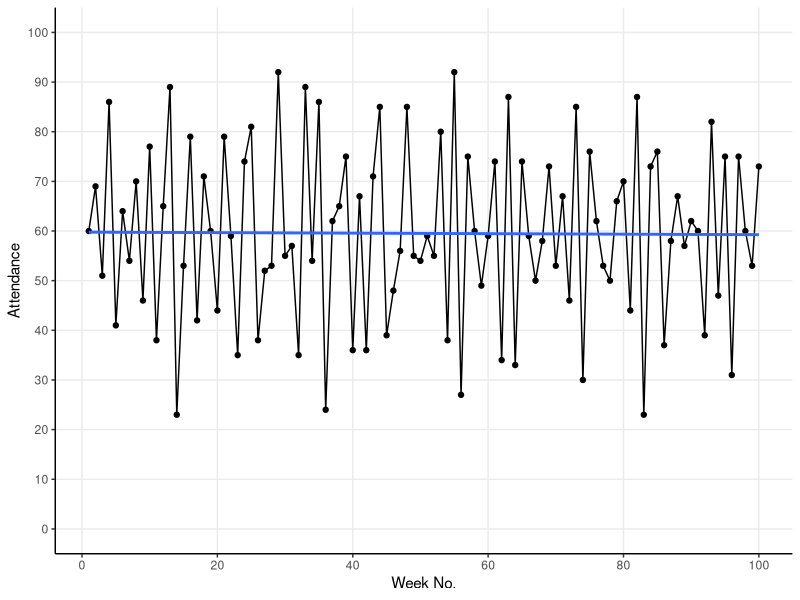
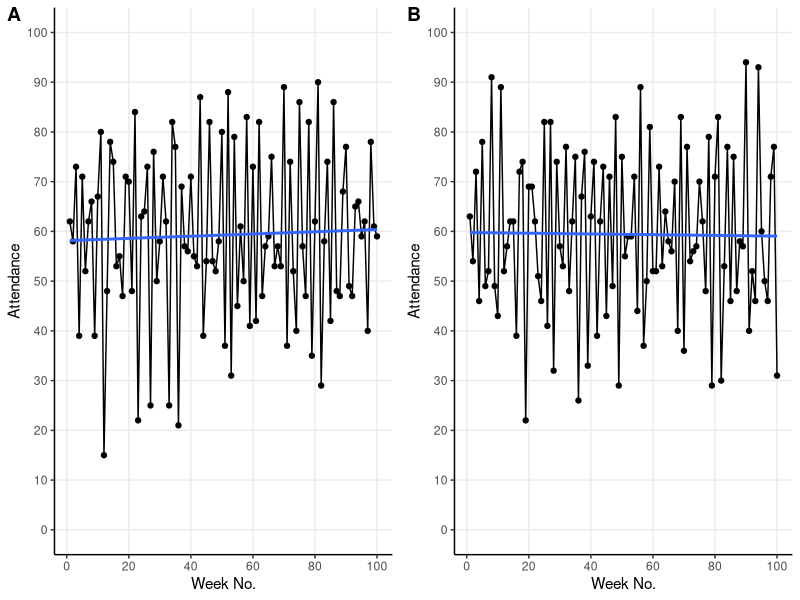
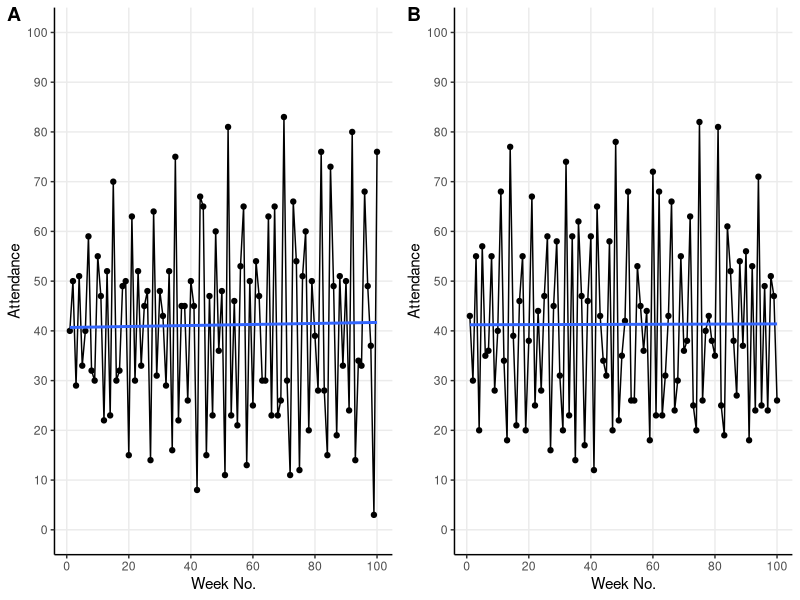
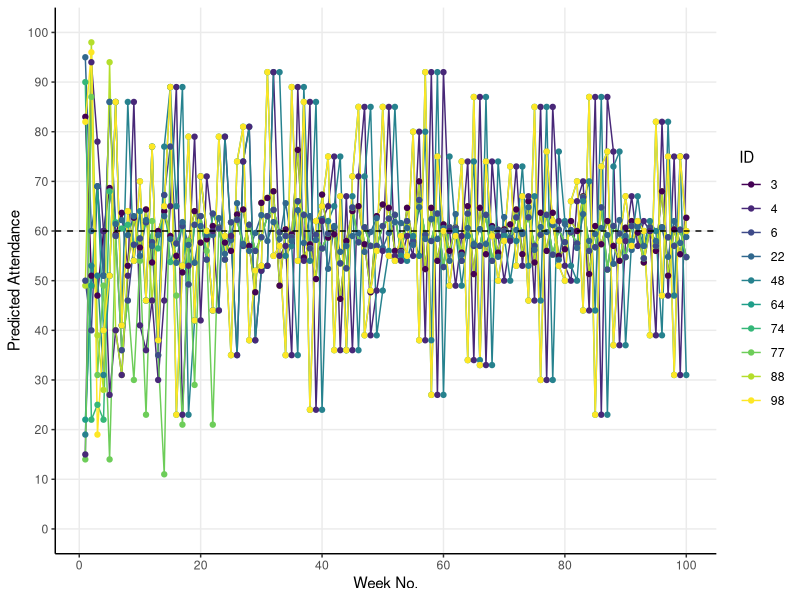

The R script that drew these images, in order:
## ---- chunk 1
# RMarkdown
knitr::opts_chunk$set(echo = FALSE, fig.align = "center", fig.width = 11)

# Packages
library(tidyverse)
library(truncnorm)
library(RColorBrewer)
## ---- chunk 2
# Example attendance
set.seed(23)
round(truncnorm::rtruncnorm(10, 0, 100, 50, 20), 0)
## ---- chunk 3
sim_el_farol <- function(threshold = 60, n_rounds = 100) {
  
  ## Define mean-based hypotheses -----
  
  # Mean of previous 1 week
  mean_1 <- function(x) {
    if(length(x) < 1) {sample(c(1:100), 1)} 
    else{mean(x[length(x)])}
  }
  
  # Mean of previous 2 weeks
  mean_2 <- function(x) {
    if(length(x) < 2) {sample(c(1:100), 1)} 
    else{mean(c(x[length(x)], x[length(x) - 1]))}
  }
  
  # Mean of previous 3 weeks
  mean_3 <- function(x) {
    if(length(x) < 3) {sample(c(1:100), 1)} 
    else{mean(c(x[length(x)], x[length(x) - 1], x[length(x) - 2]))}
  }
  
  # Mean of previous 4 weeks
  mean_4 <- function(x) {
    if(length(x) < 4) {sample(c(1:100), 1)} 
    else{mean(c(x[length(x)],
                x[length(x) - 1],
                x[length(x) - 2],
                x[length(x) - 3]))}
  }

  # Mean of previous 5 weeks
  mean_5 <- function(x) {
    if(length(x) < 4) {sample(c(1:100), 1)} 
    else{mean(c(x[length(x)],
                x[length(x) - 1],
                x[length(x) - 2],
                x[length(x) - 3],
                x[length(x) - 4]))}
  }
  
  ## Define cycle-based hypotheses -----
  
  # 1 week cycle 
  cycle_1 <- function(x){
    if(length(x) < 1) {sample(c(1:100), 1)} 
    else{x[length(x)]}
  }
  
  # 2 week cycle 
  cycle_2 <- function(x){
    if(length(x) < 2) {sample(c(1:100), 1)} 
    else{x[length(x) - 1]}
  }
  
  # 3 week cycle 
  cycle_3 <- function(x){
    if(length(x) < 3) {sample(c(1:100), 1)} 
    else{x[length(x) - 2]}
  }
  
  # 4 week cycle 
  cycle_4 <- function(x){
    if(length(x) < 4) {sample(c(1:100), 1)} 
    else{x[length(x) - 3]}
  }
  
  # 5 week cycle 
  cycle_5 <- function(x){
    if(length(x) < 5) {sample(c(1:100), 1)} 
    else{x[length(x) - 4]}
  }
  
  ## Define mirror-based hypotheses -----
  
  # 1 week mirror 
  mirror_1 <- function(x) {
    if(length(x) < 1) {sample(c(1:100), 1)} 
    else{
      mirror <- x[length(x)] - 50
      ifelse(mirror > 0, return(50 - mirror), return(50 + abs(mirror)))
    }
  }
  
  # 2 week mirror 
  mirror_2 <- function(x) {
    if(length(x) < 2) {sample(c(1:100), 1)} 
    else{
      mirror <- x[length(x) - 1] - 50
      ifelse(mirror > 0, return(50 - mirror), return(50 + abs(mirror)))
    }
  }
  
  # 3 week mirror 
  mirror_3 <- function(x) {
    if(length(x) < 3) {sample(c(1:100), 1)} 
    else{
      mirror <- x[length(x) - 2] - 50
      ifelse(mirror > 0, return(50 - mirror), return(50 + abs(mirror)))
    }
  }
  
  # 4 week mirror 
  mirror_4 <- function(x) {
    if(length(x) < 4) {sample(c(1:100), 1)} 
    else{
      mirror <- x[length(x) - 3] - 50
      ifelse(mirror > 0, return(50 - mirror), return(50 + abs(mirror)))
    }
  }
  
  # 5 week mirror 
  mirror_5 <- function(x) {
    if(length(x) < 5) {sample(c(1:100), 1)} 
    else{
      mirror <- x[length(x) - 4] - 50
      ifelse(mirror > 0, return(50 - mirror), return(50 + abs(mirror)))
    }
  }
  
  ## Group hypotheses -----
  
  hypotheses <- list("1wk cycle" = cycle_1,
                     "2wk cycle" = cycle_2,
                     "3wk cycle" = cycle_3,
                     "4wk cycle" = cycle_4,
                     "5wk cycle" = cycle_5,
                     "1wk mean" = mean_1,
                     "2wk mean" = mean_2,
                     "3wk mean" = mean_3,
                     "4wk mean" = mean_4,
                     "5wk mean" = mean_5,
                     "1wk mirror" = mirror_1,
                     "2wk mirror" = mirror_2,
                     "3wk mirror" = mirror_3,
                     "4wk mirror" = mirror_4,
                     "5wk mirror" = mirror_5)
  
  
  ## Sim -----
  
  # Assign 3 hypotheses to each individual
  predictors_df <- 
    tibble(id = rep(c(1:100), 3),
           predictor = sample(hypotheses, 300, replace = T)) %>%
    arrange(id) %>%
    mutate(current_accuracy = 0)
  
  # Define function for finding current most accurate predictor
  find_predictor <- function(predictors_df) {
    best_predictors <- predictors_df %>%
      group_by(id) %>%
      summarise(best_accuracy = min(current_accuracy),
                predictor = predictor[which.min(current_accuracy)])
  }
  
  # Empty df for predictions
  predictions_df <- tibble(id = c(1:100))
  
  # Empty vector for weekly attendance
  attendance <- NULL

  # Run it
  for (i in 1:n_rounds) {
    
    # Make predictions using all hypotheses
    all_predictions <- lapply(predictors_df$predictor,
                              function(f) f(attendance))
    all_predictions <- unlist(all_predictions)
    
    # Find best_predictors
    best_predictors <- find_predictor(predictors_df)
    
    # Make predictions using best hypotheses
    best_predictions <- lapply(best_predictors$predictor,
                               function(f) f(attendance))
    best_predictions <- unlist(best_predictions)
    
    # Add best predictions to the predictions_df in the right week
    predictions_df[, 1+i] <- best_predictions
    
    # Count how many individuals will go to the bar that week 
    present_attendance <- sum(best_predictions <= threshold)
    
    # Add present attendance to the attendance vector
    attendance <- c(attendance, present_attendance)
    
    # Update the current accuracy for the predictors
    predictors_df <- predictors_df %>%
      mutate(prediction = all_predictions,
             current_accuracy = current_accuracy + 
               abs(prediction - present_attendance)) %>%
      select(-prediction)
    
  }
  ## Output -----
  
  # Overall attendance
  attendance_df <- tibble(week_no = 1:n_rounds, attendance = attendance)
  
  # Add attendance and individual predictions to environment
  list("predictions" = predictions_df, "attendance" = attendance_df)
  
}
## ---- chunk 4
set.seed(23)
default <- sim_el_farol()
## ---- chunk 5
ggplot(default$attendance, aes(x = week_no, y = attendance)) +
  geom_line() +
  geom_point() +
  geom_smooth(method = "lm", se = F) +
  scale_x_continuous("Week No.",
                     breaks = c(seq(0, 100, 20))) +
  scale_y_continuous("Attendance", 
                     breaks = c(seq(0, 100, 10)),
                     limits = c(0, 100)) +
  theme_classic() +
  theme(panel.grid.major = element_line())
## ---- chunk 6
# Sim A
default_A <- sim_el_farol()

# Sim B
default_B <- sim_el_farol()
## ---- chunk 7
# Viz A
plot_A <- ggplot(default_A$attendance,
                 aes(x = week_no, y = attendance)) +
  geom_line() +
  geom_point() +
  geom_smooth(method = "lm", se = F) +
  scale_x_continuous("Week No.",
                     breaks = c(seq(0, 100, 20))) +
  scale_y_continuous("Attendance", 
                     breaks = c(seq(0, 100, 10)),
                     limits = c(0, 100)) +
  theme_classic() +
  theme(panel.grid.major = element_line())

# Viz B
plot_B <- ggplot(default_B$attendance,
                 aes(x = week_no, y = attendance)) +
  geom_line() +
  geom_point() +
  geom_smooth(method = "lm", se = F) +
  scale_x_continuous("Week No.",
                     breaks = c(seq(0, 100, 20))) +
  scale_y_continuous("Attendance", 
                     breaks = c(seq(0, 100, 10)),
                     limits = c(0, 100)) +
  theme_classic() +
  theme(panel.grid.major = element_line())

# Plot side by side
cowplot::plot_grid(plot_A, plot_B, labels = "AUTO")
## ---- chunk 8
# Sim A
forty_A <- sim_el_farol(threshold = 40)

# Sim B
forty_B <- sim_el_farol(threshold = 40)
## ---- chunk 9
# Viz A
plot_A <- ggplot(forty_A$attendance,
                 aes(x = week_no, y = attendance)) +
  geom_line() +
  geom_point() +
  geom_smooth(method = "lm", se = F) +
  scale_x_continuous("Week No.",
                     breaks = c(seq(0, 100, 20))) +
  scale_y_continuous("Attendance", 
                     breaks = c(seq(0, 100, 10)),
                     limits = c(0, 100)) +
  theme_classic() +
  theme(panel.grid.major = element_line())

# Viz B
plot_B <- ggplot(forty_B$attendance,
                 aes(x = week_no, y = attendance)) +
  geom_line() +
  geom_point() +
  geom_smooth(method = "lm", se = F) +
  scale_x_continuous("Week No.",
                     breaks = c(seq(0, 100, 20))) +
  scale_y_continuous("Attendance", 
                     breaks = c(seq(0, 100, 10)),
                     limits = c(0, 100)) +
  theme_classic() +
  theme(panel.grid.major = element_line())

# Plot side by side
cowplot::plot_grid(plot_A, plot_B, labels = "AUTO")
## ---- chunk 10
set.seed(13)
id_index <- sample(1:100, 10)
individuals <- default$predictions[id_index, ]
names(individuals) <- c("id", 1:100)
individuals_plot <- reshape2::melt(individuals,
                                   id.vars = "id",
                                   variable.name = "week") %>%
  mutate(id = as.factor(id),
         week = as.numeric(week))

ggplot(individuals_plot, aes(x = week, y = value, col = id)) +
  geom_line(size = 0.5) +
  geom_point() +
  geom_hline(yintercept = 60, lty = 2) +
  scale_color_viridis_d("ID") +
  scale_x_continuous("Week No.",
                     breaks = c(seq(0, 100, 20))) +
  scale_y_continuous("Predicted Attendance", 
                     breaks = c(seq(0, 100, 10)),
                     limits = c(0, 100)) +
  theme_classic() +
  theme(panel.grid.major = element_line())
